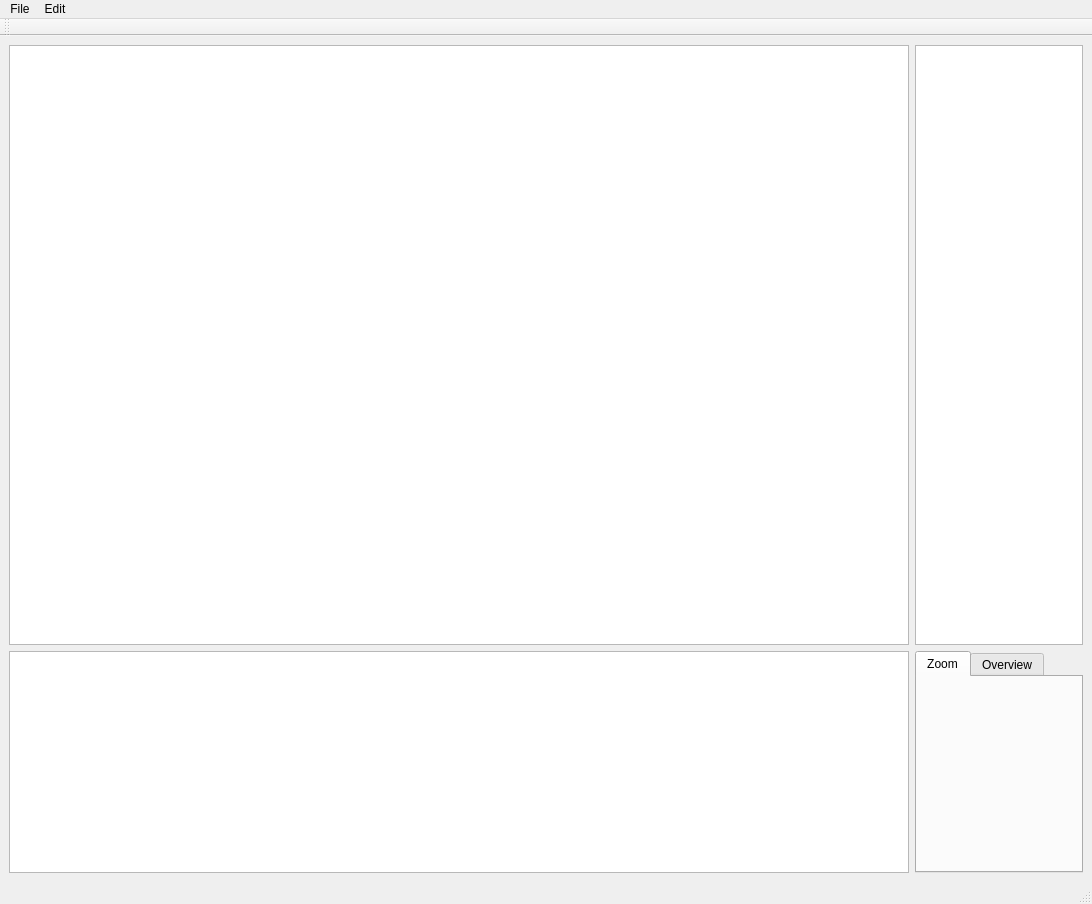
<?xml version="1.0" encoding="UTF-8"?>
<ui version="4.0">
 <class>MainWindow</class>
 <widget class="QMainWindow" name="MainWindow">
  <property name="geometry">
   <rect>
    <x>0</x>
    <y>0</y>
    <width>1092</width>
    <height>904</height>
   </rect>
  </property>
  <property name="windowTitle">
   <string>MainWindow</string>
  </property>
  <widget class="QWidget" name="centralwidget">
   <layout class="QHBoxLayout" name="horizontalLayout">
    <item>
     <layout class="QGridLayout" name="gridLayout">
      <item row="1" column="0">
       <widget class="QGraphicsView" name="profileX">
        <property name="sizePolicy">
         <sizepolicy hsizetype="MinimumExpanding" vsizetype="Expanding">
          <horstretch>0</horstretch>
          <verstretch>0</verstretch>
         </sizepolicy>
        </property>
       </widget>
      </item>
      <item row="1" column="1">
       <widget class="QTabWidget" name="zoomOverviewTab">
        <property name="sizePolicy">
         <sizepolicy hsizetype="Expanding" vsizetype="MinimumExpanding">
          <horstretch>0</horstretch>
          <verstretch>0</verstretch>
         </sizepolicy>
        </property>
        <property name="currentIndex">
         <number>0</number>
        </property>
        <widget class="QWidget" name="tab">
         <attribute name="title">
          <string>Zoom</string>
         </attribute>
        </widget>
        <widget class="QWidget" name="tab_2">
         <attribute name="title">
          <string>Overview</string>
         </attribute>
        </widget>
       </widget>
      </item>
      <item row="0" column="1">
       <widget class="QGraphicsView" name="profileY"/>
      </item>
      <item row="0" column="0">
       <widget class="QGraphicsView" name="mainView">
        <property name="minimumSize">
         <size>
          <width>900</width>
          <height>600</height>
         </size>
        </property>
        <property name="cursor" stdset="0">
         <cursorShape>CrossCursor</cursorShape>
        </property>
        <property name="verticalScrollBarPolicy">
         <enum>Qt::ScrollBarAlwaysOff</enum>
        </property>
        <property name="horizontalScrollBarPolicy">
         <enum>Qt::ScrollBarAlwaysOff</enum>
        </property>
        <property name="dragMode">
         <enum>QGraphicsView::RubberBandDrag</enum>
        </property>
       </widget>
      </item>
     </layout>
    </item>
   </layout>
  </widget>
  <widget class="QMenuBar" name="menubar">
   <property name="geometry">
    <rect>
     <x>0</x>
     <y>0</y>
     <width>1092</width>
     <height>26</height>
    </rect>
   </property>
   <widget class="QMenu" name="menuFile">
    <property name="title">
     <string>File</string>
    </property>
    <addaction name="actionOpen"/>
    <addaction name="actionSave"/>
    <addaction name="actionSave_As"/>
    <addaction name="separator"/>
    <addaction name="actionQuit"/>
   </widget>
   <widget class="QMenu" name="menuEdit">
    <property name="title">
     <string>Edit</string>
    </property>
    <addaction name="actionCopy"/>
    <addaction name="actionCut"/>
    <addaction name="actionPaste"/>
   </widget>
   <addaction name="menuFile"/>
   <addaction name="menuEdit"/>
  </widget>
  <widget class="QStatusBar" name="statusbar"/>
  <widget class="QToolBar" name="toolBar">
   <property name="windowTitle">
    <string>toolBar</string>
   </property>
   <attribute name="toolBarArea">
    <enum>TopToolBarArea</enum>
   </attribute>
   <attribute name="toolBarBreak">
    <bool>false</bool>
   </attribute>
  </widget>
  <action name="actionOpen">
   <property name="text">
    <string>Open</string>
   </property>
  </action>
  <action name="actionSave">
   <property name="text">
    <string>Save</string>
   </property>
  </action>
  <action name="actionSave_As">
   <property name="text">
    <string>Save As</string>
   </property>
  </action>
  <action name="actionQuit">
   <property name="text">
    <string>Quit</string>
   </property>
  </action>
  <action name="actionCopy">
   <property name="text">
    <string>Copy</string>
   </property>
  </action>
  <action name="actionCut">
   <property name="text">
    <string>Cut</string>
   </property>
  </action>
  <action name="actionPaste">
   <property name="text">
    <string>Paste</string>
   </property>
  </action>
 </widget>
 <resources/>
 <connections/>
</ui>
